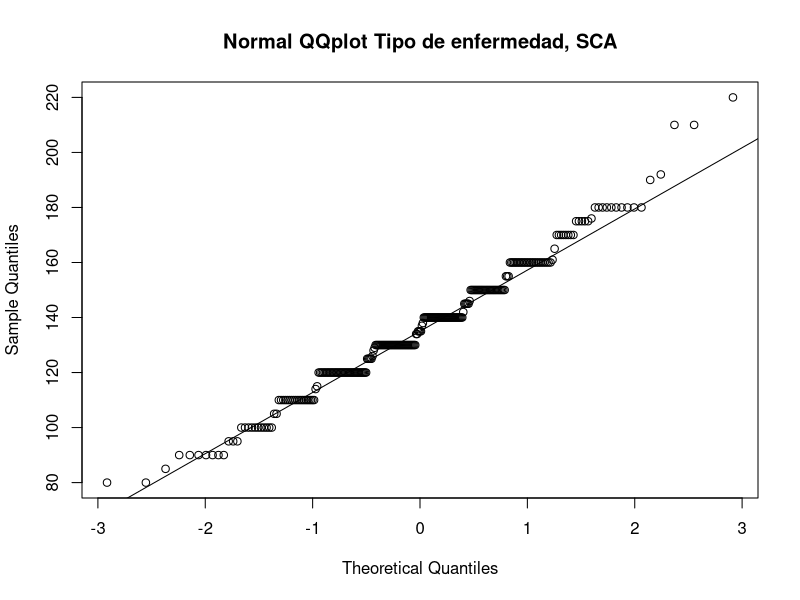
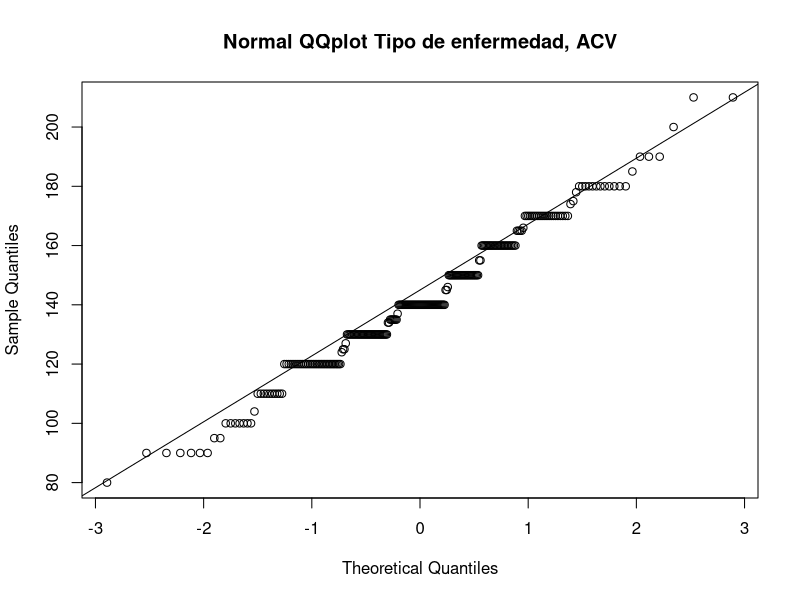
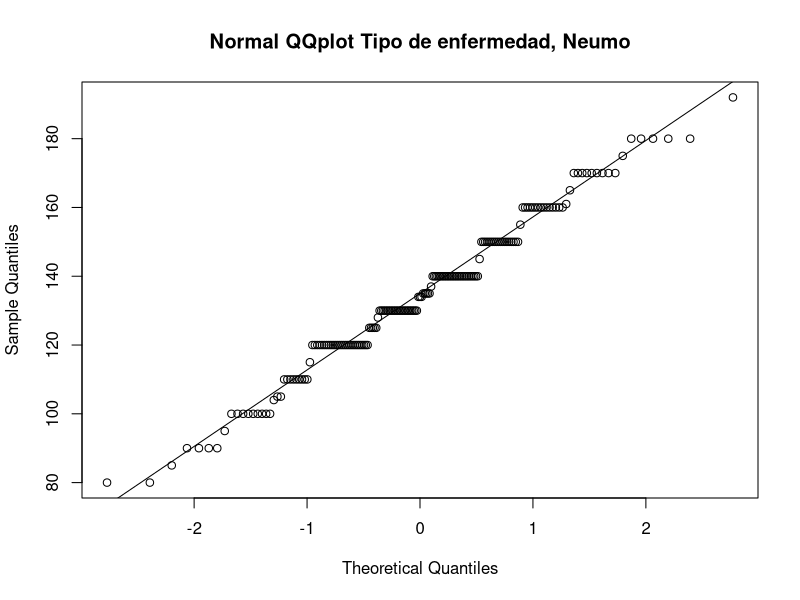
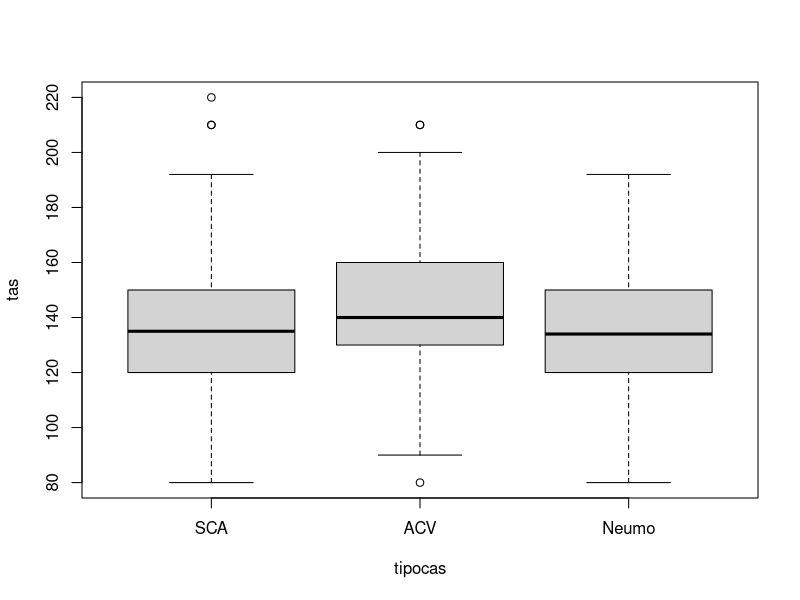
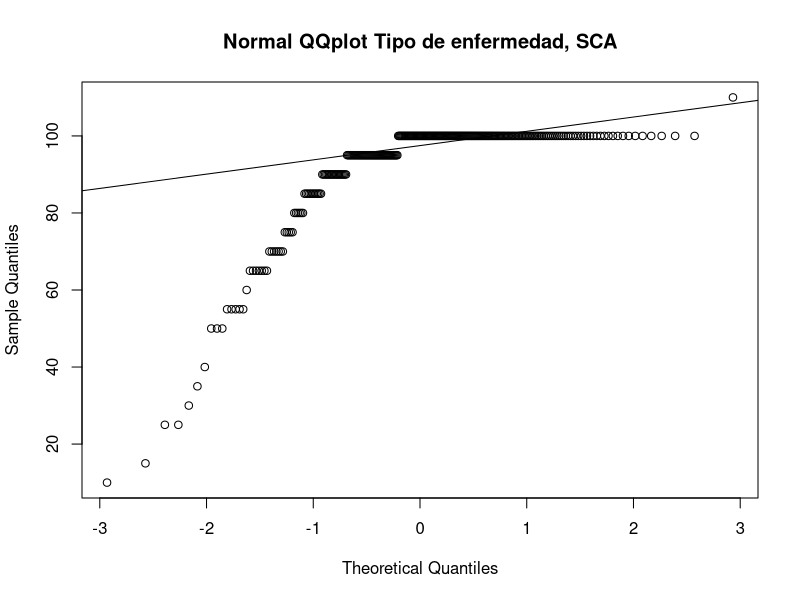
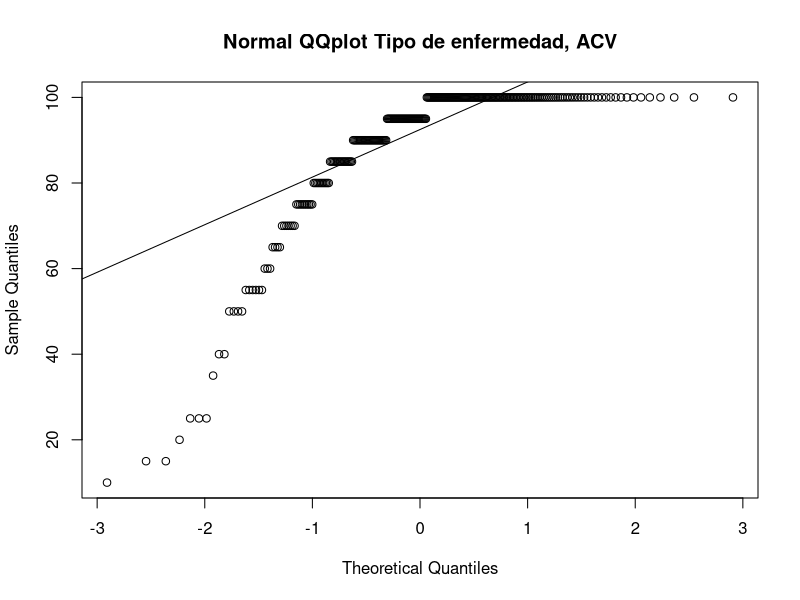
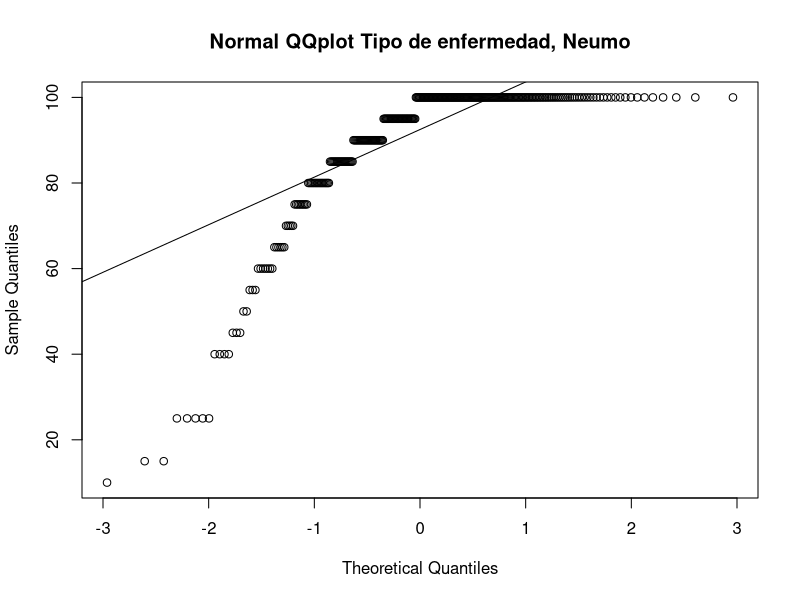
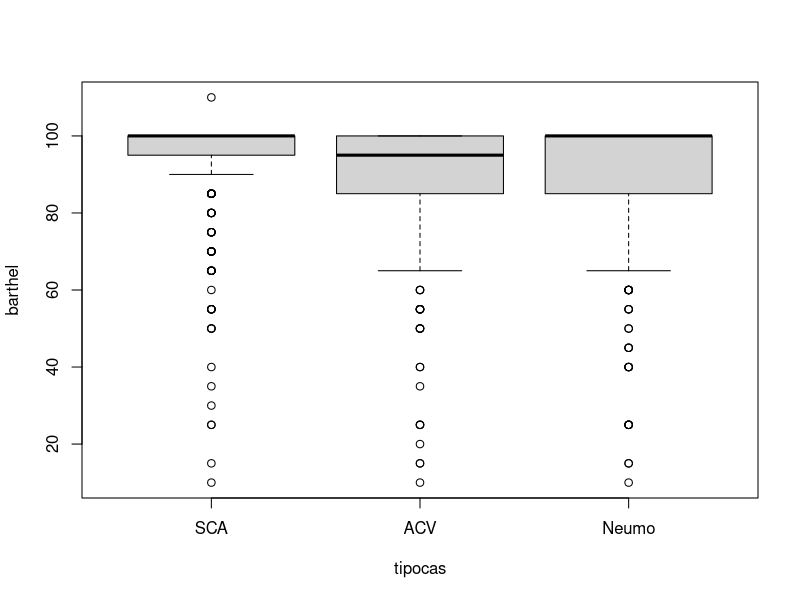

Reproduce these figures in R, in order.
## ---- chunk 1
knitr::opts_chunk$set(echo = TRUE)
## ---- chunk 2
# Función para cargar todos los paquetes necesarios
LoadLibraries <- function() {
  myLibraries <- c("foreign","car")
  invisible(lapply(myLibraries, library, character.only = TRUE))
}

LoadLibraries()
## ---- chunk 3
(set.seed(99991)) # Sustituye ###### por un número

dades <- as.data.frame(read.dta("data_admission.dta"))

dades900 <- dades[sample(1:nrow(dades),900,replace=FALSE),]

## ---- chunk 4
summary(dades900)
## ---- chunk 5
#cardiopatía previa y tipo de enfermedad
dfcardio <- with(dades900, table(dades900$cardiopatia, dades900$tipocas))
addmargins(dfcardio)
prop.table(dfcardio,1)
## ---- chunk 6
#diabetes y tipo de enfermedad
dfdiabetes <- with(dades900, table(dades900$diabetes, dades900$tipocas))
addmargins((dfdiabetes))
prop.table(dfdiabetes,1)
## ---- chunk 7
chisq.test(dfcardio)
chisq.test(dfdiabetes)
## ---- chunk 8
#Tensión arterial
shapiro.test(dades900$tas)

#Score de Barthel
shapiro.test(dades900$barthel)
## ---- chunk 9

with(dades900, qqnorm(tas[tipocas== "SCA"], main= "Normal QQplot Tipo de enfermedad, SCA"))
with(dades900, qqline(tas[tipocas=="SCA"]))

with(dades900, qqnorm(tas[tipocas== "ACV"], main= "Normal QQplot Tipo de enfermedad, ACV"))
with(dades900, qqline(tas[tipocas=="ACV"]))

with(dades900, qqnorm(tas[tipocas== "Neumo"], main= "Normal QQplot Tipo de enfermedad, Neumo"))
with(dades900, qqline(tas[tipocas=="Neumo"]))
## ---- chunk 10
with(dades900, boxplot(tas~tipocas))

## ---- chunk 11
with(dades900, shapiro.test(tas[tipocas=="SCA"]))
with(dades900, shapiro.test(tas[tipocas=="ACV"]))
with(dades900, shapiro.test(tas[tipocas=="Neumo"]))
## ---- chunk 12
with(dades900, kruskal.test(tas~tipocas))
## ---- chunk 13

with(dades900, qqnorm(barthel[tipocas== "SCA"], main= "Normal QQplot Tipo de enfermedad, SCA"))
with(dades900, qqline(barthel[tipocas=="SCA"]))

with(dades900, qqnorm(barthel[tipocas== "ACV"], main= "Normal QQplot Tipo de enfermedad, ACV"))
with(dades900, qqline(barthel[tipocas=="ACV"]))

with(dades900, qqnorm(barthel[tipocas== "Neumo"], main= "Normal QQplot Tipo de enfermedad, Neumo"))
with(dades900, qqline(barthel[tipocas=="Neumo"]))
## ---- chunk 14
with(dades900, boxplot(barthel~tipocas))
## ---- chunk 15
with(dades900, shapiro.test(barthel[tipocas=="SCA"]))
with(dades900, shapiro.test(barthel[tipocas=="ACV"]))
with(dades900, shapiro.test(barthel[tipocas=="Neumo"]))
## ---- chunk 16
with(dades900, kruskal.test(barthel~tipocas))
## ---- chunk 17
with(dades900, qqnorm(tas[caso== "Control"], main= "Normal QQplot caso: control"))
with(dades900, qqline(tas[caso=="Control"]))

with(dades900, qqnorm(tas[caso== "Caso"], main= "Normal QQplot caso: caso"))
with(dades900, qqline(tas[caso=="Caso"]))

with(dades900, boxplot(tas~caso))
## ---- chunk 18
#test Shapiro
with(dades900, shapiro.test(tas[caso=="Control"]))
with(dades900, shapiro.test(tas[caso=="Caso"]))
## ---- chunk 19
with(dades900,leveneTest(tas~caso ))
## ---- chunk 20
with(dades900,t.test(tas~caso,var.equal=TRUE ))
## ---- chunk 21
with(dades900,wilcox.test(tas~caso))
## ---- chunk 22
with(dades900, qqnorm(barthel[caso== "Control"], main= "Normal QQplot caso: control"))
with(dades900, qqline(barthel[caso=="Control"]))

with(dades900, qqnorm(barthel[caso== "Caso"], main= "Normal QQplot caso: caso"))
with(dades900, qqline(barthel[caso=="Caso"]))

with(dades900, boxplot(barthel~caso))
## ---- chunk 23
#test Shapiro
with(dades900, shapiro.test(barthel[caso=="Control"]))
with(dades900, shapiro.test(barthel[caso=="Caso"]))
## ---- chunk 24
with(dades900,wilcox.test(barthel~caso))
## ---- chunk 25
set.seed(9991)
dades40 <- dades[sample(1:nrow(dades),40,replace=FALSE),]
## ---- chunk 26
with(dades40, qqnorm(tas[caso== "Control"], main= "Normal QQplot caso: control"))
with(dades40, qqline(tas[caso=="Control"]))

with(dades40, qqnorm(tas[caso== "Caso"], main= "Normal QQplot caso: caso"))
with(dades40, qqline(tas[caso=="Caso"]))

with(dades40, boxplot(tas~caso))
## ---- chunk 27
#test Shapiro
with(dades40, shapiro.test(tas[caso=="Control"]))
with(dades40, shapiro.test(tas[caso=="Caso"]))
## ---- chunk 28
with(dades40,leveneTest(tas~caso ))
## ---- chunk 29
with(dades40,t.test(tas~caso,var.equal=TRUE ))
## ---- chunk 30
with(dades40, qqnorm(barthel[caso== "Control"], main= "Normal QQplot caso: control"))
with(dades40, qqline(barthel[caso=="Control"]))

with(dades40, qqnorm(barthel[caso== "Caso"], main= "Normal QQplot caso: caso"))
with(dades40, qqline(barthel[caso=="Caso"]))

with(dades40, boxplot(barthel~caso))
## ---- chunk 31
#test Shapiro
with(dades40, shapiro.test(barthel[caso=="Control"]))
with(dades40, shapiro.test(barthel[caso=="Caso"]))
## ---- chunk 32
with(dades40,wilcox.test(barthel~caso))
